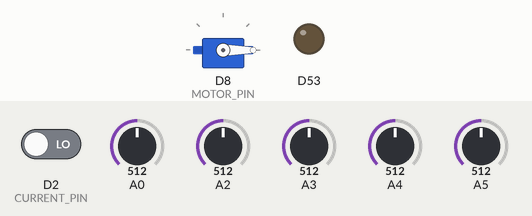
Recording of a sketch running on a simulated Arduino Due. Parts: servo, output pins drawn as LEDs (lit = HIGH). The test bench sets the inputs (shaded band); at power-on: D2 (CURRENT_PIN) LOW, A0 = 512, A2 = 512, A3 = 512, A4 = 512, A5 = 512 (analog values on the 0–1023 scale). Storage starts empty; what the sketch prints to the serial monitor is not drawn.

Above: at 0.1 s.
At 1.1 s:
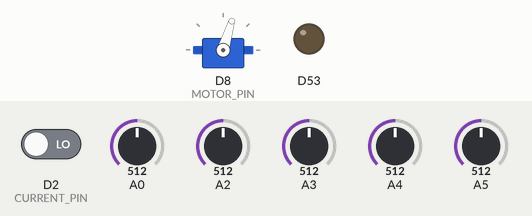
Timing chart, 0 to 5.5 s (numbered marks = the images above):
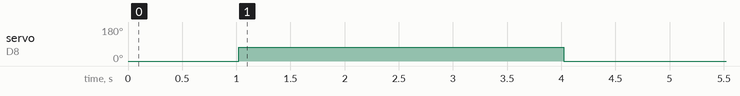

The sketch:

MotorPropTester.ino
```cpp
#include <Servo.h>
#include <SD.h>
#include <SPI.h>
#include "math.h"

/*written by Kevin Le Bras

This program serves to collect data from Kevin Jones motor test setup.
It will collect current, rpm, temperature, and force data from the test bench and
write that data into a text file on a SD card.
*/


//////////////////// TESTING PARAMETERS////////////////////////////////

#define FILE_NAME          "Vcalib.txt" // FILE NAME

#define DATARATE           100 //in millisec
#define STEP_PERIOD        30000 //in milliseconds
#define MOTOR_INTERVALS    25    // range from 0-1000

#define MOTOR_PULSE_HIGH   1900    //speed controller high and low pulse times in micro seconds
#define MOTOR_PULSE_LOW    1150

#define TEMP_TOO_HIGH      65   //in celcius
#define CURRENT_TOO_HIGH   16000   //in Milliamps
#define POWER_TOO_HIGH     200000      //in milliwatts
#define VOLTAGE_TOO_HIGH   22000   //in millivolts

#define lb10_or_lb25    1     // 1 for 10, 0 for 25

//////////////////Define Pins//////////////////////////////////////
#define lb_PIN10 0
#define lb_PIN25 1
#define CURRENT_PIN 2
#define VOLTAGE_PIN 3
#define MOTOR_TEMP_PIN 4
#define SPEEDCTRL_TEMP_PIN 5
#define RPM_CNTR_PIN 0
#define MOTOR_PIN 8
#define DRIVER_PIN 8


#define TEMP_RESISTOR 2200


int SHUTDOWN = 0;


Servo Motor;

int  currentSpeed = 0;
int  speedVAR = 0;
//define recorded variables
long RPMcounter = 0;

//presure sensor variables
double PressureVoltage = 0;
int Pressure = 0;

int PRESSURE_PIN = lb_PIN10;
int PRESSURE_HIGH = 4535;
int PRESSURE_LOW  = 116;

//power consumption varaibles
int Current = 0;
int Voltage = 0;
int Power = 0;

// temperature variables
double tempMotor = 0;
double tempSpeedCtrl = 0;
double motorRes = 0;
double speedctrlRes = 0;


//rpm variables
long RPM = 0;
long RPMlast = 0;

//timing variables
long time_mill = 0;
long timelastRecord = 0;
long timelastSpeed = 0;
long timelastRPMcheck= 0;
long timelastChange = 0;

int motorTempVoltage = 0;
int speedctrlTempVoltage = 0;

const int chipSelect = 4;


//////////////Temperature sensor variables//////////////////

double A = 0;
double B = 0;
double C = 0;
// change these six variables to change the calibration

double R1 = 12263 ;   //resistance in ohms
double R2 = 1255;
double R3 = 237;

double T1 = 20;       // temperture in celcius
double T2 = 85;
double T3 = 150;


//////////////Initialization///////////////////////////////
void setup(){
    Serial.begin(9600);      // open the serial port at 9600 bps:
    Serial.print("Initializing SD card...");
  // make sure that the default chip select pin is set to
  // output, even if you don't use it:
  pinMode(53, OUTPUT);
  pinMode(MOTOR_PIN, OUTPUT);   // sets the pin as output
  // see if the card is present and can be initialized:
  if (!SD.begin(chipSelect)) {
    Serial.println("Card failed, or not present");
    // don't do anything more:
    return;

    // set up the force sensor
  }
  Serial.println("card initialized.");

  analogReadResolution(12); // changes resolution for arduino DUE

  Motor.attach(8);
  Motor.writeMicroseconds(0);  // reset motor
  delay(1000);

// set up pins
// set up interupts
  attachInterrupt(2,RPMpulse,RISING);

// set up temperture sensor model (steinhart model)

double L1 = log(R1);
double L2 = log(R2);
double L3 = log(R3);

double Y1 = 1/T1;
double Y2 = 1/T2;
double Y3 = 1/T3;

double d2 = (Y2-Y1)/(L2-L1);
double d3 = (Y3-Y1)/(L3-L1);
//these are the
C = ((d3-d2)/(L3-L2))/(L1+L2+L3);
B = d2 - C*(L1*L1 + L1*L2 + L2*L2);
A = Y1-((B+L1*L1*C)*L1);


if (lb10_or_lb25<1){
      PRESSURE_PIN = lb_PIN25;
}


// quick ramp up and shut down
Speed(200);
delay(3000);
Speed(0);
delay(3000);
WriteHeader();
GetData();
WriteData();
}

void loop(){


  time_mill  =  millis(); //get current time

  if (SHUTDOWN == 0){ // if not SHUT DOWN
    Speed(speedVAR); // write speed variable

    if(time_mill - timelastRecord > DATARATE){ //check to see if enough time has passed to get a new recording
      timelastRecord  = time_mill ;//set new time to last time

      // shutdown conditions
      if ((tempMotor > TEMP_TOO_HIGH*10)||(tempSpeedCtrl > TEMP_TOO_HIGH*10)||(Current > CURRENT_TOO_HIGH)||(Voltage > VOLTAGE_TOO_HIGH)||(Power > POWER_TOO_HIGH)){
         SHUTDOWN = 1; // stop the test
      }

      GetData();   // gets data from ADC's and updates variables
      WriteData(); // writes the data to text file data
    }
  }

  else {
  Motor.writeMicroseconds(0); // shut down the motor if anything is wrong
  }


////////////////// change motor speed////////////////////////
  if(time_mill - timelastChange > STEP_PERIOD){

    timelastChange = time_mill;
    speedVAR = speedVAR + MOTOR_INTERVALS;

   if (speedVAR>1000){
   SHUTDOWN = 1;
     }

  }
/////////////////updates the RPM variable//////////////////


  if(time_mill - timelastRPMcheck > 1000){  // checks every 1 second
    timelastRPMcheck = time_mill;  // update last check tiem
    RPM = 30*(RPMcounter - RPMlast);  // convert from 2*hz to RPM
    RPMlast = RPMcounter;
  }

}


///////////////////RPM Interupt///////////////////////////
void RPMpulse(){
RPMcounter++;    // counts the number of ticks
}

//////////////////Speed function///////////////////////////

void Speed(int motorSpeed){ // maps a 0-1000 value to the appropraite pulse width to send to the motor

  if (motorSpeed > 1000) motorSpeed = 1000; // keeps the input value within constraints
  if (motorSpeed < 0) motorSpeed = 0;

  int pulseWidth = map(motorSpeed,0,1000,MOTOR_PULSE_LOW,MOTOR_PULSE_HIGH); //maps the value

  if (motorSpeed == 0) pulseWidth = 0; // if the motor

  Motor.writeMicroseconds(pulseWidth);

  currentSpeed = motorSpeed;
}


//////////////////////////write data string to text file///////////////////////////////////
void WriteData(){
  String dataString = ""; // data string for log
  // create the data string
  dataString += String(time_mill);
  dataString += "\t";
  dataString += String(speedVAR);
  dataString += "\t";
  dataString += String((int)PressureVoltage);
  dataString += "\t";
  dataString += String(Voltage);
  dataString += "\t";
  dataString += String(Current);
  dataString += "\t";
  dataString += String(RPMcounter);
  dataString += "\t";
  dataString += String(RPM);
  dataString += "\t";
  dataString += String((int)(tempMotor*10));
  dataString += "\t";
  dataString += String((int)(tempSpeedCtrl*10));
  dataString += "\t";
  dataString += String(SHUTDOWN);
// uncoment for data recording
 File dataFile = SD.open(FILE_NAME, FILE_WRITE);

  if (dataFile) {
    dataFile.println(dataString);
    dataFile.close();
    // print to the serial port too:
    Serial.println(dataString);
  }
  // if the file isn't open, pop up an error:
  else {
    Serial.println("error opening datalog.txt");

      }
}

void GetData() {

  int cnt = 0;
  for (cnt = 0;cnt<10;cnt++){
  PressureVoltage = PressureVoltage + (double)analogRead(PRESSURE_PIN); //read pressure voltage
  }
  PressureVoltage = PressureVoltage/cnt;

  Voltage = analogRead(VOLTAGE_PIN); //read pressure voltage
  Current = analogRead(CURRENT_PIN); //read pressure voltage

  // calculate the temperatures
 // get raw voltage
 motorTempVoltage = analogRead(MOTOR_TEMP_PIN);
 speedctrlTempVoltage = analogRead(SPEEDCTRL_TEMP_PIN);


 // calculate resistance
 motorRes = TEMP_RESISTOR*((4096/(double)motorTempVoltage)-1);
 speedctrlRes = TEMP_RESISTOR*((4096/(double)speedctrlTempVoltage)-1);


 // calculate the temperature using the steinhart model
 tempMotor = 1/(A+B*log(motorRes)+C*pow(log(motorRes),3));
 tempSpeedCtrl = 1/(A+B*log(speedctrlRes)+C*pow(log(speedctrlRes),3));

Pressure = (PressureVoltage*5.524)-629.84; // calculates the force of the system (not used)
// Voltage = (int)((double)Voltage*3.37);
Current = (int)((double)Current*11.26);
Power = (Voltage*Current)/1000;
}

////////////////// Write Header Function//////////////////////////


void WriteHeader(){ // writes data header to text file
  String dataString = "";
// create the header string
  dataString += "Time";
  dataString += "\t";
  dataString += "THR";
  dataString += "\t";
  dataString += "Force g";
  dataString += "\t";
  dataString += "Voltage";
  dataString += "\t";
  dataString += "Current";
  dataString += "\t";
  dataString += "Revs";
  dataString += "\t";
  dataString += "RPM";
  dataString += "\t";
  dataString += "Temp1";
  dataString += "\t";
  dataString += "Temp2";
  dataString += "\t";
  dataString += "SHUTDOWN";
// uncoment for data recording
 File dataFile = SD.open(FILE_NAME, FILE_WRITE);

  if (dataFile) {
    dataFile.println(dataString);
    dataFile.close();
    // print to the serial port too:
    Serial.println(dataString);
  }
  // if the file isn't open, pop up an error:
  else {
    Serial.println("error opening datalog.txt");
  }
}
```
